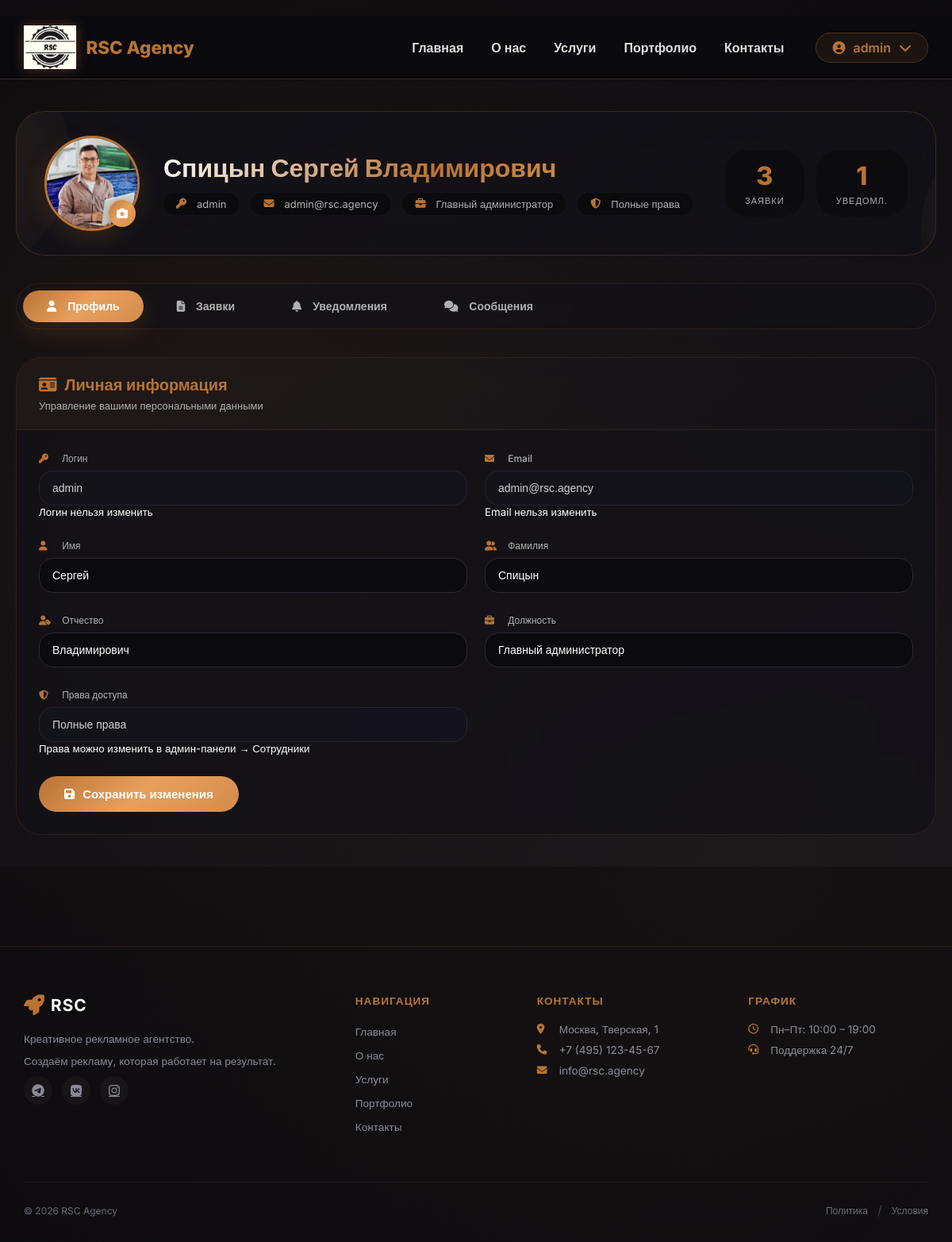
The page /users/profile/ (signed in) on the database its author committed.
### users/models.py (models this page shows, shortened)
class User(AbstractUser):
    phone = models.CharField(max_length=20, blank=True, verbose_name="Телефон")
    class Meta:
        db_table = 'users'
        verbose_name = "Пользователь"
        verbose_name_plural = "Пользователи"

### leads/models.py (models this page shows, shortened)
class AdminUser(models.Model):
    PERMISSION_CHOICES = [
        ('full', 'Полные права (всё может)'),
        ('view_only', 'Только просмотр (не может изменять)'),
        ('leads_only', 'Только заявки'),
        ('clients_only', 'Только клиенты'),
    ]
    user = models.OneToOneField(
        'users.User',
        on_delete=models.CASCADE,
        related_name='admin_profile',
        verbose_name="Пользователь"
    )
    username = models.CharField(max_length=150, unique=True, verbose_name="Логин")
    email = models.EmailField(unique=True, verbose_name="Email")
    password_hash = models.CharField(max_length=255, verbose_name="Пароль (хэш)")
    first_name = models.CharField(max_length=150, blank=True, verbose_name="Имя")
    last_name = models.CharField(max_length=150, blank=True, verbose_name="Фамилия")
    patronymic = models.CharField(max_length=150, blank=True, verbose_name="Отчество")
    position = models.CharField(max_length=200, blank=True, verbose_name="Должность")
    permissions = models.CharField(max_length=20, choices=PERMISSION_CHOICES, default='view_only', verbose_name="Права")
    is_active = models.BooleanField(default=True, verbose_name="Активен")
    avatar = models.ImageField(upload_to='admin_avatars/', blank=True, null=True, verbose_name="Аватар")
    last_login = models.DateTimeField(blank=True, null=True, verbose_name="Последний вход")
    last_logout = models.DateTimeField(blank=True, null=True, verbose_name="Последний выход")
    created_at = models.DateTimeField(auto_now_add=True, verbose_name="Дата создания")
    updated_at = models.DateTimeField(auto_now=True, verbose_name="Дата обновления")
    class Meta:
        db_table = 'admins'
        verbose_name = "Сотрудник"
        verbose_name_plural = "Сотрудники"
        ordering = ['-created_at']
    @property
    def full_name(self):
        parts = []
        if self.last_name:
            parts.append(self.last_name)
        if self.first_name:
            parts.append(self.first_name)
        if self.patronymic:
            parts.append(self.patronymic)
        return ' '.join(parts) or self.username

### users/views.py (the view, shortened to what this page needs)
# urls.py: path('profile/', views.profile, name='profile'),
@login_required
def profile(request):
    is_admin = request.user.is_staff
    admin_user = None
    client = None
    user_leads = Lead.objects.filter(user=request.user).order_by('-created_at')
    if is_admin:
        try:
            admin_user = AdminUser.objects.get(username=request.user.username)
        except AdminUser.DoesNotExist:
            admin_user = None
    notifications = Notification.objects.filter(user=request.user).order_by('-created_at')
    unread_count = notifications.filter(is_read=False).count()
    leads_paginator = Paginator(user_leads, 5)
    leads_page = request.GET.get('leads_page', 1)
    user_leads_page = leads_paginator.get_page(leads_page)
    notif_paginator = Paginator(notifications, 10)
    notif_page = request.GET.get('notif_page', 1)
    notifications_page = notif_paginator.get_page(notif_page)
    context = {
        'user': request.user,
        'user_leads': user_leads_page,
        'notifications': notifications_page,
        'unread_count': unread_count,
        'is_admin': is_admin,
        'admin_user': admin_user,
        'client': client,
    }
    return render(request, 'users/profile.html', context)

### templates/users/profile.html (shortened to what this page needs)
﻿{% extends 'base.html' %}
{% load static %}
{% block extra_css %}
<link rel="stylesheet" href="{% static 'css/users/profile.css' %}">
{% endblock %}
{% block content %}
<div class="profile-page">
    <div class="profile-container">
        <div class="profile-header">
            <div class="profile-avatar" id="avatarClick">
                {% if is_admin and admin_user.avatar %}
                    <img src="{{ admin_user.avatar.url }}" id="avatarImg" alt="Аватар">
                {% elif client.avatar %}
                    <img src="{{ client.avatar.url }}" id="avatarImg" alt="Аватар">
                {% else %}
                    <div class="avatar-placeholder" id="avatarImg"><i class="fas fa-user-astronaut"></i></div>
                {% endif %}
                <div class="avatar-edit"><i class="fas fa-camera"></i></div>
            </div>
            <div class="profile-info">
                <h2>
                </h2>
                <div class="profile-details">
                    <div class="detail-badge"><i class="fas fa-key"></i> {{ user.username }}</div>
                    <div class="detail-badge"><i class="fas fa-envelope"></i> {{ user.email }}</div>
                    {% if is_admin and admin_user %}
                        <div class="detail-badge"><i class="fas fa-briefcase"></i> {{ admin_user.position|default:"Должность не указана" }}</div>
                        <div class="detail-badge">
                            <i class="fas fa-shield-alt"></i>
                            {% if admin_user.permissions == 'full' %}Полные права
                            {% elif admin_user.permissions == 'view_only' %}Только просмотр
                            {% elif admin_user.permissions == 'leads_only' %}Только заявки
                            {% elif admin_user.permissions == 'clients_only' %}Только клиенты
                            {% else %}{{ admin_user.permissions }}{% endif %}
                        </div>
                    {% elif client %}
                        {% if client.phone %}<div class="detail-badge"><i class="fas fa-phone"></i> {{ client.phone }}</div>{% endif %}
                        {% if client.company %}<div class="detail-badge"><i class="fas fa-building"></i> {{ client.company }}</div>{% endif %}
                    {% endif %}
                </div>
            </div>
            <div class="stats">
                <div class="stat-card" data-tab="leads">
                    <div class="stat-number">{{ user_leads.paginator.count }}</div>
                    <div class="stat-label">Заявки</div>
                </div>
                <div class="stat-card" data-tab="notifications">
                    <div class="stat-number">{{ unread_count }}</div>
                    <div class="stat-label">Уведомл.</div>
                </div>
            </div>
        </div>
        <div class="profile-tabs">
            <button class="tab-btn active" data-tab="profile"><i class="fas fa-user"></i> Профиль</button>
            <button class="tab-btn" data-tab="leads"><i class="fas fa-file-alt"></i> Заявки</button>
            <button class="tab-btn" data-tab="notifications"><i class="fas fa-bell"></i> Уведомления</button>
            <button class="tab-btn" data-tab="messages"><i class="fas fa-comments"></i> Сообщения</button>
        </div>
        <div class="tab-content active" id="tab-profile">
            <div class="profile-card">
                <div class="card-header">
                    <h3><i class="fas fa-id-card"></i> Личная информация</h3>
                    <p>Управление вашими персональными данными</p>
                </div>
                <div class="card-body">
                    <form method="post" id="profileForm" enctype="multipart/form-data">
                        <div class="form-grid">
                            <div class="form-group">
                                <label><i class="fas fa-key"></i> Логин</label>
                                <input type="text" value="{{ user.username }}" readonly disabled>
                                <small class="form-hint">Логин нельзя изменить</small>
                            </div>
                            <div class="form-group">
                                <label><i class="fas fa-envelope"></i> Email</label>
                                <input type="email" value="{{ user.email }}" readonly disabled>
                                <small class="form-hint">Email нельзя изменить</small>
                            </div>
                            {% if is_admin and admin_user %}
                                <div class="form-group">
                                    <label><i class="fas fa-user"></i> Имя</label>
                                    <input type="text" name="first_name" value="{{ admin_user.first_name|default:'' }}" placeholder="Ваше имя">
                                </div>
                                <div class="form-group">
                                    <label><i class="fas fa-user-friends"></i> Фамилия</label>
                                    <input type="text" name="last_name" value="{{ admin_user.last_name|default:'' }}" placeholder="Ваша фамилия">
                                </div>
                                <div class="form-group">
                                    <label><i class="fas fa-user-tag"></i> Отчество</label>
                                    <input type="text" name="patronymic" value="{{ admin_user.patronymic|default:'' }}" placeholder="Ваше отчество">
                                </div>
                                <div class="form-group">
                                    <label><i class="fas fa-briefcase"></i> Должность</label>
                                    <input type="text" name="position" value="{{ admin_user.position|default:'' }}" placeholder="Ваша должность">
                                </div>
                                <div class="form-group">
                                    <label><i class="fas fa-shield-alt"></i> Права доступа</label>
                                    <input type="text" value="{% if admin_user.permissions == 'full' %}Полные права{% elif admin_user.permissions == 'view_only' %}Только просмотр{% elif admin_user.permissions == 'leads_only' %}Только заявки{% elif admin_user.permissions == 'clients_only' %}Только клиенты{% else %}{{ admin_user.permissions }}{% endif %}" readonly disabled>
                                    <small class="form-hint">Права можно изменить в админ-панели → Сотрудники</small>
                                </div>
                            {% endif %}
                        </div>
                        <button type="submit" class="btn-save"><i class="fas fa-save"></i> Сохранить изменения</button>
                    </form>
                </div>
            </div>
        </div>
    </div>
</div>
{% endblock %}

### templates/base.html (shortened to what this page needs)
﻿<!DOCTYPE html>
<html lang="ru">
<head>
    {% load static %}
    <link rel="stylesheet" href="{% static 'css/style.css' %}?v=3">
    <link rel="stylesheet" href="https://cdnjs.cloudflare.com/ajax/libs/font-awesome/6.4.0/css/all.min.css">
    {% block extra_css %}{% endblock %}
</head>
<body>
    <header>
        <div class="container">
            <a href="/" class="logo">
                <img src="/media/logo/logo.png" alt="RSC Agency">
                <span class="logo-text">RSC Agency</span>
            </a>
            <nav class="navbar">
                <ul class="nav-menu">
                    <li><a href="/">Главная</a></li>
                    <li><a href="/about/">О нас</a></li>
                    <li><a href="/services/">Услуги</a></li>
                    <li><a href="{% url 'portfolio' %}">Портфолио</a></li>
                    <li><a href="/contacts/">Контакты</a></li>
                </ul>
                <div class="nav-right">
                    {% if user.is_authenticated %}
                        <div class="user-menu">
                            <div class="user-name">
                                <i class="fas fa-user-circle"></i>
                                {{ user.username }}
                                <i class="fas fa-chevron-down"></i>
                            </div>
                        </div>
                    {% else %}
                        <a href="{% url 'login' %}" class="btn-login">Вход</a>
                        <a href="{% url 'register' %}" class="btn-register">Регистрация</a>
                    {% endif %}
                </div>
            </nav>
        </div>
    </header>
    <main>
        {% block content %}{% endblock %}
    </main>
        <footer class="elite-footer">
        <div class="container">
            <div class="elite-grid">
                <div class="elite-col">
                    <div class="elite-logo">
                        <i class="fas fa-rocket"></i>
                        <span>RSC</span>
                    </div>
                    <p>Креативное рекламное агентство.</p>
                    <p class="elite-tagline">Создаём рекламу, которая работает на результат.</p>
                    <div class="elite-social">
                        <a href="#"><i class="fab fa-telegram"></i></a>
                        <a href="#"><i class="fab fa-vk"></i></a>
                        <a href="#"><i class="fab fa-instagram"></i></a>
                    </div>
                </div>
                <div class="elite-col">
                    <h4>Навигация</h4>
                    <ul>
                        <li><a href="/">Главная</a></li>
                        <li><a href="/about/">О нас</a></li>
                        <li><a href="/services/">Услуги</a></li>
                        <li><a href="{% url 'portfolio' %}">Портфолио</a></li>
                        <li><a href="/contacts/">Контакты</a></li>
                    </ul>
                </div>
                <div class="elite-col">
                    <h4>Контакты</h4>
                    <ul class="elite-contacts">
                        <li><i class="fas fa-map-marker-alt"></i> Москва, Тверская, 1</li>
                        <li><i class="fas fa-phone"></i> +7 (495) 123-45-67</li>
                        <li><i class="fas fa-envelope"></i> info@rsc.agency</li>
                    </ul>
                </div>
                <div class="elite-col">
                    <h4>График</h4>
                    <ul class="elite-hours">
                        <li><i class="far fa-clock"></i> Пн–Пт: 10:00 – 19:00</li>
                        <li><i class="fas fa-headset"></i> Поддержка 24/7</li>
                    </ul>
                </div>
            </div>
            <div class="elite-bottom">
                <p>© 2026 RSC Agency</p>
                <div class="elite-links">
                    <a href="#">Политика</a>
                    <span>/</span>
                    <a href="#">Условия</a>
                </div>
            </div>
        </div>
    </footer>
</body>
</html>

### rows shown on the page
User: username "admin", email "admin@rsc.agency"
AdminUser: avatar (picture), position "Главный администратор", first_name "Сергей", last_name "Спицын", patronymic "Владимирович", permissions "Полные права"

### other values the page prints
{{ user_leads.paginator.count }} "3"
{{ unread_count }} "1"
